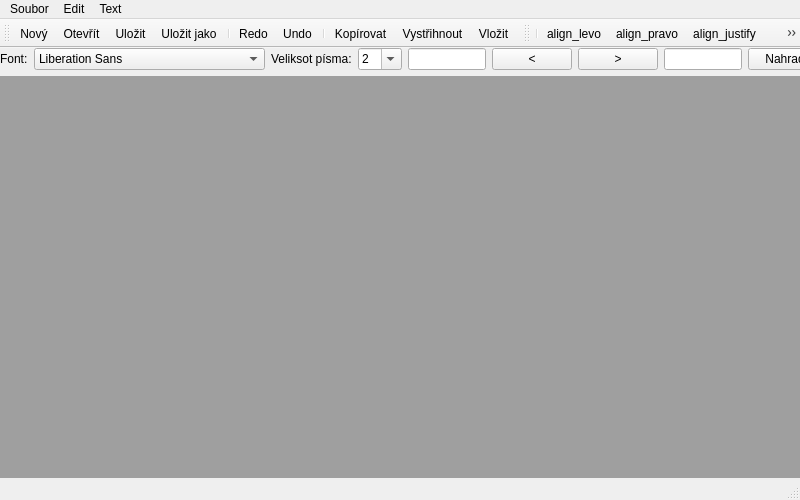
<?xml version="1.0" encoding="UTF-8"?>
<ui version="4.0">
 <class>MainWindow</class>
 <widget class="QMainWindow" name="MainWindow">
  <property name="geometry">
   <rect>
    <x>0</x>
    <y>0</y>
    <width>800</width>
    <height>500</height>
   </rect>
  </property>
  <property name="windowTitle">
   <string>MainWindow</string>
  </property>
  <widget class="QWidget" name="centralwidget">
   <widget class="QWidget" name="verticalLayoutWidget">
    <property name="geometry">
     <rect>
      <x>0</x>
      <y>0</y>
      <width>838</width>
      <height>441</height>
     </rect>
    </property>
    <layout class="QVBoxLayout" name="verticalLayout">
     <item>
      <layout class="QHBoxLayout" name="horizontalLayout">
       <item>
        <widget class="QLabel" name="label">
         <property name="text">
          <string>Font:</string>
         </property>
        </widget>
       </item>
       <item>
        <widget class="QFontComboBox" name="fontComboBox">
         <property name="editable">
          <bool>false</bool>
         </property>
        </widget>
       </item>
       <item>
        <widget class="QLabel" name="label_2">
         <property name="text">
          <string>Veliksot písma:</string>
         </property>
        </widget>
       </item>
       <item>
        <widget class="QComboBox" name="SizeComboBox">
         <property name="editable">
          <bool>true</bool>
         </property>
         <property name="currentText">
          <string>12</string>
         </property>
         <item>
          <property name="text">
           <string>2</string>
          </property>
         </item>
         <item>
          <property name="text">
           <string>4</string>
          </property>
         </item>
         <item>
          <property name="text">
           <string>6</string>
          </property>
         </item>
         <item>
          <property name="text">
           <string>8</string>
          </property>
         </item>
         <item>
          <property name="text">
           <string>10</string>
          </property>
         </item>
         <item>
          <property name="text">
           <string>12</string>
          </property>
         </item>
         <item>
          <property name="text">
           <string>14</string>
          </property>
         </item>
         <item>
          <property name="text">
           <string>16</string>
          </property>
         </item>
         <item>
          <property name="text">
           <string>18</string>
          </property>
         </item>
         <item>
          <property name="text">
           <string>20</string>
          </property>
         </item>
         <item>
          <property name="text">
           <string>22</string>
          </property>
         </item>
         <item>
          <property name="text">
           <string>24</string>
          </property>
         </item>
         <item>
          <property name="text">
           <string>26</string>
          </property>
         </item>
         <item>
          <property name="text">
           <string>28</string>
          </property>
         </item>
         <item>
          <property name="text">
           <string>30</string>
          </property>
         </item>
         <item>
          <property name="text">
           <string>32</string>
          </property>
         </item>
         <item>
          <property name="text">
           <string>34</string>
          </property>
         </item>
         <item>
          <property name="text">
           <string>36</string>
          </property>
         </item>
         <item>
          <property name="text">
           <string>38</string>
          </property>
         </item>
         <item>
          <property name="text">
           <string>40</string>
          </property>
         </item>
         <item>
          <property name="text">
           <string>42</string>
          </property>
         </item>
         <item>
          <property name="text">
           <string>44</string>
          </property>
         </item>
         <item>
          <property name="text">
           <string>46</string>
          </property>
         </item>
         <item>
          <property name="text">
           <string>48</string>
          </property>
         </item>
         <item>
          <property name="text">
           <string>50</string>
          </property>
         </item>
         <item>
          <property name="text">
           <string>52</string>
          </property>
         </item>
         <item>
          <property name="text">
           <string>54</string>
          </property>
         </item>
         <item>
          <property name="text">
           <string>56</string>
          </property>
         </item>
         <item>
          <property name="text">
           <string>58</string>
          </property>
         </item>
         <item>
          <property name="text">
           <string>60</string>
          </property>
         </item>
         <item>
          <property name="text">
           <string>62</string>
          </property>
         </item>
         <item>
          <property name="text">
           <string>64</string>
          </property>
         </item>
         <item>
          <property name="text">
           <string>66</string>
          </property>
         </item>
         <item>
          <property name="text">
           <string>68</string>
          </property>
         </item>
         <item>
          <property name="text">
           <string>70</string>
          </property>
         </item>
         <item>
          <property name="text">
           <string>72</string>
          </property>
         </item>
         <item>
          <property name="text">
           <string>74</string>
          </property>
         </item>
         <item>
          <property name="text">
           <string>76</string>
          </property>
         </item>
         <item>
          <property name="text">
           <string>78</string>
          </property>
         </item>
         <item>
          <property name="text">
           <string>80</string>
          </property>
         </item>
         <item>
          <property name="text">
           <string>82</string>
          </property>
         </item>
         <item>
          <property name="text">
           <string>84</string>
          </property>
         </item>
         <item>
          <property name="text">
           <string>86</string>
          </property>
         </item>
         <item>
          <property name="text">
           <string>88</string>
          </property>
         </item>
         <item>
          <property name="text">
           <string>90</string>
          </property>
         </item>
         <item>
          <property name="text">
           <string>92</string>
          </property>
         </item>
         <item>
          <property name="text">
           <string>94</string>
          </property>
         </item>
         <item>
          <property name="text">
           <string>96</string>
          </property>
         </item>
         <item>
          <property name="text">
           <string>98</string>
          </property>
         </item>
        </widget>
       </item>
       <item>
        <widget class="QLineEdit" name="lineEdit_word"/>
       </item>
       <item>
        <widget class="QPushButton" name="pushButton_zpet">
         <property name="text">
          <string>&lt;</string>
         </property>
        </widget>
       </item>
       <item>
        <widget class="QPushButton" name="pushButton_next">
         <property name="text">
          <string>&gt;</string>
         </property>
        </widget>
       </item>
       <item>
        <widget class="QLineEdit" name="lineedit_nahradit"/>
       </item>
       <item>
        <widget class="QPushButton" name="pushButton_replace">
         <property name="text">
          <string>Nahradit</string>
         </property>
        </widget>
       </item>
       <item>
        <spacer name="horizontalSpacer">
         <property name="orientation">
          <enum>Qt::Horizontal</enum>
         </property>
         <property name="sizeHint" stdset="0">
          <size>
           <width>40</width>
           <height>20</height>
          </size>
         </property>
        </spacer>
       </item>
      </layout>
     </item>
     <item>
      <widget class="QMdiArea" name="mdiArea2"/>
     </item>
     <item>
      <widget class="QTextEdit" name="textEdit">
       <property name="maximumSize">
        <size>
         <width>16777215</width>
         <height>1</height>
        </size>
       </property>
      </widget>
     </item>
    </layout>
   </widget>
  </widget>
  <widget class="QMenuBar" name="menubar">
   <property name="geometry">
    <rect>
     <x>0</x>
     <y>0</y>
     <width>800</width>
     <height>22</height>
    </rect>
   </property>
   <widget class="QMenu" name="menuSoubor">
    <property name="title">
     <string>Soubor</string>
    </property>
    <addaction name="actionNov"/>
    <addaction name="actionOtev_t"/>
    <addaction name="actionUlozit"/>
    <addaction name="actionUlozit_jako"/>
    <addaction name="actionTisk"/>
    <addaction name="separator"/>
    <addaction name="actionZavrit"/>
   </widget>
   <widget class="QMenu" name="menuEdit">
    <property name="title">
     <string>Edit</string>
    </property>
    <addaction name="actionKop_rovat"/>
    <addaction name="actionVyst_ihnout"/>
    <addaction name="actionVlo_it"/>
    <addaction name="separator"/>
    <addaction name="actionNaj_t"/>
    <addaction name="actionNahradit"/>
    <addaction name="separator"/>
    <addaction name="actionVybrat_v_e"/>
   </widget>
   <widget class="QMenu" name="menuText">
    <property name="title">
     <string>Text</string>
    </property>
    <addaction name="actionTu_n_p_smo"/>
    <addaction name="actionKurz_va"/>
    <addaction name="actionPodtr_en"/>
    <addaction name="separator"/>
    <addaction name="separator"/>
    <addaction name="actionFont"/>
    <addaction name="actionBarva"/>
   </widget>
   <addaction name="menuSoubor"/>
   <addaction name="menuEdit"/>
   <addaction name="menuText"/>
  </widget>
  <widget class="QStatusBar" name="statusbar"/>
  <widget class="QToolBar" name="toolBar">
   <property name="windowTitle">
    <string>toolBar</string>
   </property>
   <attribute name="toolBarArea">
    <enum>TopToolBarArea</enum>
   </attribute>
   <attribute name="toolBarBreak">
    <bool>false</bool>
   </attribute>
   <addaction name="actionNov"/>
   <addaction name="actionOtev_t"/>
   <addaction name="actionUlozit"/>
   <addaction name="actionUlozit_jako"/>
   <addaction name="separator"/>
   <addaction name="actionRedo"/>
   <addaction name="actionUndo"/>
   <addaction name="separator"/>
   <addaction name="actionKop_rovat"/>
   <addaction name="actionVyst_ihnout"/>
   <addaction name="actionVlo_it"/>
  </widget>
  <widget class="QToolBar" name="toolBar_2">
   <property name="windowTitle">
    <string>toolBar_2</string>
   </property>
   <attribute name="toolBarArea">
    <enum>TopToolBarArea</enum>
   </attribute>
   <attribute name="toolBarBreak">
    <bool>false</bool>
   </attribute>
   <addaction name="separator"/>
   <addaction name="action_align_levo"/>
   <addaction name="action_align_pravo"/>
   <addaction name="actionalign_justify"/>
   <addaction name="actionalign_center"/>
   <addaction name="separator"/>
   <addaction name="actionTu_n_p_smo"/>
   <addaction name="actionKurz_va"/>
   <addaction name="actionPodtr_en"/>
   <addaction name="separator"/>
   <addaction name="actionBarva"/>
  </widget>
  <action name="actionNov">
   <property name="icon">
    <iconset resource="resources.qrc">
     <normaloff>:/files/icons/new.png</normaloff>:/files/icons/new.png</iconset>
   </property>
   <property name="text">
    <string>Nový</string>
   </property>
  </action>
  <action name="actionOtev_t">
   <property name="icon">
    <iconset resource="resources.qrc">
     <normaloff>:/files/icons/open.png</normaloff>:/files/icons/open.png</iconset>
   </property>
   <property name="text">
    <string>Otevřít</string>
   </property>
  </action>
  <action name="actionUlozit">
   <property name="icon">
    <iconset resource="resources.qrc">
     <normaloff>:/files/icons/save.png</normaloff>:/files/icons/save.png</iconset>
   </property>
   <property name="text">
    <string>Uložit</string>
   </property>
  </action>
  <action name="actionUlozit_jako">
   <property name="icon">
    <iconset resource="resources.qrc">
     <normaloff>:/files/icons/save_as.png</normaloff>:/files/icons/save_as.png</iconset>
   </property>
   <property name="text">
    <string>Uložit jako</string>
   </property>
  </action>
  <action name="actionZavrit">
   <property name="icon">
    <iconset resource="resources.qrc">
     <normaloff>:/files/icons/cancel.png</normaloff>:/files/icons/cancel.png</iconset>
   </property>
   <property name="text">
    <string>Zavřít</string>
   </property>
  </action>
  <action name="actionKop_rovat">
   <property name="icon">
    <iconset resource="resources.qrc">
     <normaloff>:/files/icons/copy.png</normaloff>:/files/icons/copy.png</iconset>
   </property>
   <property name="text">
    <string>Kopírovat</string>
   </property>
  </action>
  <action name="actionVyst_ihnout">
   <property name="icon">
    <iconset resource="resources.qrc">
     <normaloff>:/files/icons/cut.png</normaloff>:/files/icons/cut.png</iconset>
   </property>
   <property name="text">
    <string>Vystřihnout</string>
   </property>
  </action>
  <action name="actionVlo_it">
   <property name="icon">
    <iconset resource="resources.qrc">
     <normaloff>:/files/icons/paste.png</normaloff>:/files/icons/paste.png</iconset>
   </property>
   <property name="text">
    <string>Vložit</string>
   </property>
  </action>
  <action name="actionNaj_t">
   <property name="icon">
    <iconset resource="resources.qrc">
     <normaloff>:/files/icons/find.png</normaloff>:/files/icons/find.png</iconset>
   </property>
   <property name="text">
    <string>Najít</string>
   </property>
  </action>
  <action name="actionNahradit">
   <property name="icon">
    <iconset resource="resources.qrc">
     <normaloff>:/files/icons/replace_text.png</normaloff>:/files/icons/replace_text.png</iconset>
   </property>
   <property name="text">
    <string>Nahradit</string>
   </property>
  </action>
  <action name="actionVybrat_v_e">
   <property name="icon">
    <iconset resource="resources.qrc">
     <normaloff>:/files/icons/sellect_all.png</normaloff>:/files/icons/sellect_all.png</iconset>
   </property>
   <property name="text">
    <string>Vybrat vše</string>
   </property>
  </action>
  <action name="actionTu_n_p_smo">
   <property name="checkable">
    <bool>true</bool>
   </property>
   <property name="icon">
    <iconset resource="resources.qrc">
     <normaloff>:/files/icons/bold.png</normaloff>:/files/icons/bold.png</iconset>
   </property>
   <property name="text">
    <string>Tučné písmo</string>
   </property>
  </action>
  <action name="actionKurz_va">
   <property name="checkable">
    <bool>true</bool>
   </property>
   <property name="icon">
    <iconset resource="resources.qrc">
     <normaloff>:/files/icons/italic.png</normaloff>:/files/icons/italic.png</iconset>
   </property>
   <property name="text">
    <string>Kurzíva</string>
   </property>
  </action>
  <action name="actionPodtr_en">
   <property name="checkable">
    <bool>true</bool>
   </property>
   <property name="icon">
    <iconset resource="resources.qrc">
     <normaloff>:/files/icons/underline.png</normaloff>:/files/icons/underline.png</iconset>
   </property>
   <property name="text">
    <string>Podtržení</string>
   </property>
  </action>
  <action name="actionTisk">
   <property name="icon">
    <iconset resource="resources.qrc">
     <normaloff>:/files/icons/print.png</normaloff>:/files/icons/print.png</iconset>
   </property>
   <property name="text">
    <string>Tisk</string>
   </property>
  </action>
  <action name="actionRedo">
   <property name="icon">
    <iconset resource="resources.qrc">
     <normaloff>:/files/icons/redo.png</normaloff>:/files/icons/redo.png</iconset>
   </property>
   <property name="text">
    <string>Redo</string>
   </property>
   <property name="toolTip">
    <string>Redo</string>
   </property>
  </action>
  <action name="actionUndo">
   <property name="icon">
    <iconset resource="resources.qrc">
     <normaloff>:/files/icons/undo.png</normaloff>:/files/icons/undo.png</iconset>
   </property>
   <property name="text">
    <string>Undo</string>
   </property>
   <property name="toolTip">
    <string>Undo</string>
   </property>
  </action>
  <action name="action_align_levo">
   <property name="icon">
    <iconset resource="resources.qrc">
     <normaloff>:/files/icons/align_left.png</normaloff>:/files/icons/align_left.png</iconset>
   </property>
   <property name="text">
    <string>align_levo</string>
   </property>
  </action>
  <action name="action_align_pravo">
   <property name="icon">
    <iconset resource="resources.qrc">
     <normaloff>:/files/icons/align_right.png</normaloff>:/files/icons/align_right.png</iconset>
   </property>
   <property name="text">
    <string>align_pravo</string>
   </property>
   <property name="toolTip">
    <string>align_pravo</string>
   </property>
  </action>
  <action name="actionalign_center">
   <property name="icon">
    <iconset resource="resources.qrc">
     <normaloff>:/files/icons/align_center.png</normaloff>:/files/icons/align_center.png</iconset>
   </property>
   <property name="text">
    <string>align_center</string>
   </property>
  </action>
  <action name="actionalign_justify">
   <property name="icon">
    <iconset resource="resources.qrc">
     <normaloff>:/files/icons/align_justify.png</normaloff>:/files/icons/align_justify.png</iconset>
   </property>
   <property name="text">
    <string>align_justify</string>
   </property>
  </action>
  <action name="actionFont">
   <property name="icon">
    <iconset resource="resources.qrc">
     <normaloff>:/files/icons/font.png</normaloff>:/files/icons/font.png</iconset>
   </property>
   <property name="text">
    <string>Font</string>
   </property>
  </action>
  <action name="actionBarva">
   <property name="icon">
    <iconset resource="resources.qrc">
     <normaloff>:/files/icons/color.png</normaloff>:/files/icons/color.png</iconset>
   </property>
   <property name="text">
    <string>Barva</string>
   </property>
  </action>
 </widget>
 <resources>
  <include location="resources.qrc"/>
 </resources>
 <connections>
  <connection>
   <sender>actionZavrit</sender>
   <signal>triggered()</signal>
   <receiver>MainWindow</receiver>
   <slot>close()</slot>
   <hints>
    <hint type="sourcelabel">
     <x>-1</x>
     <y>-1</y>
    </hint>
    <hint type="destinationlabel">
     <x>399</x>
     <y>299</y>
    </hint>
   </hints>
  </connection>
 </connections>
</ui>
